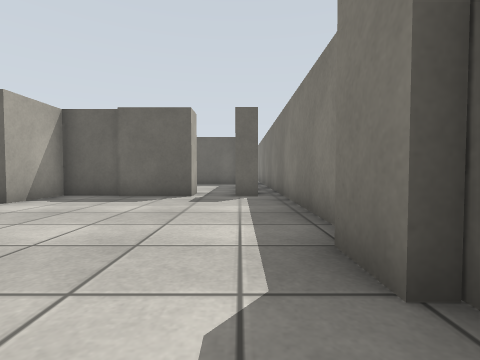
view 1 (above)

19 first-person views from a walk through a world built for the Gazebo simulator. The camera is 0.72 m above the floor, tilts 2° down and sees 85° across. The floor is counted in squares, 1 m on a side. Each view is taken from the middle of a square. On the plan, view 1 faces up. The plan holds only what a view shows up to about 9 squares ahead; the rest is blank. The place goes on beyond the plan. Surface patterns are stand-ins for the level's own textures.

view 2
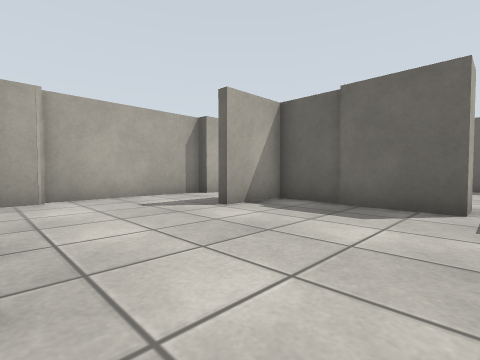

view 3
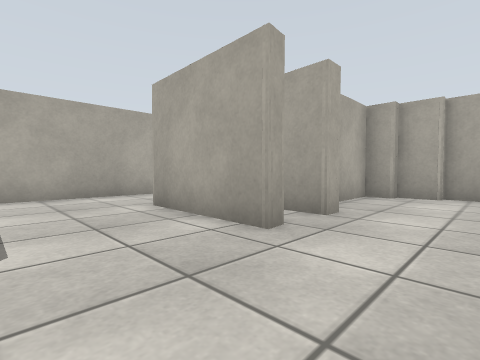

view 4
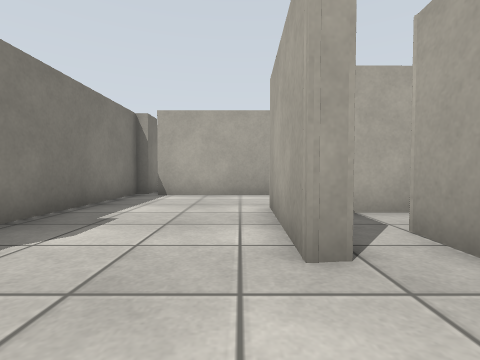

view 5
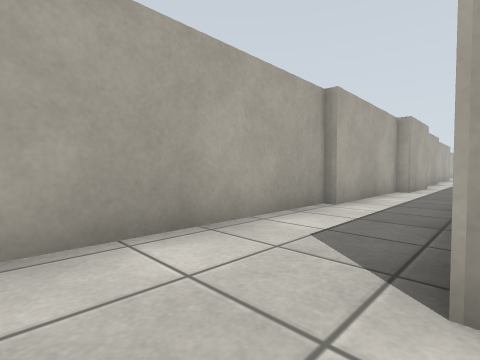

view 6
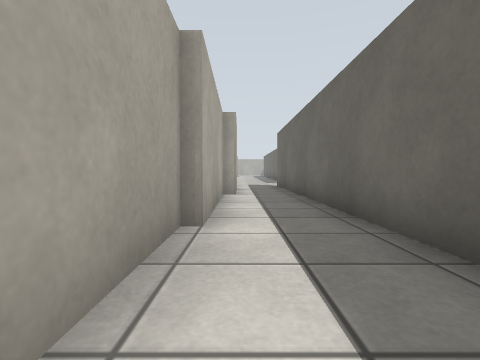

view 7
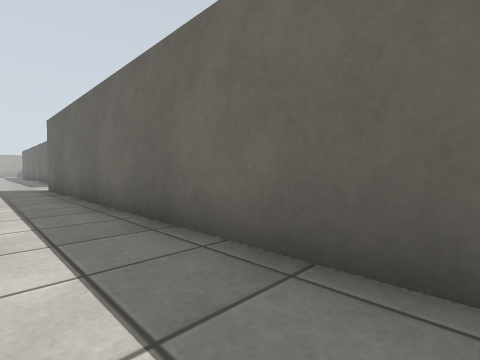

view 8
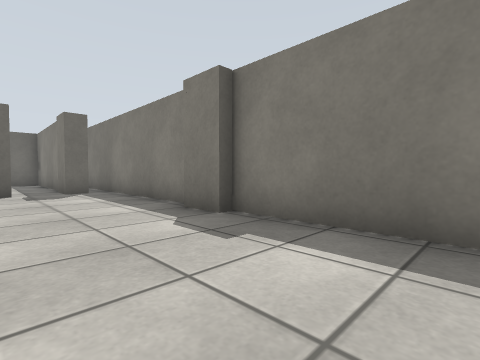

view 9
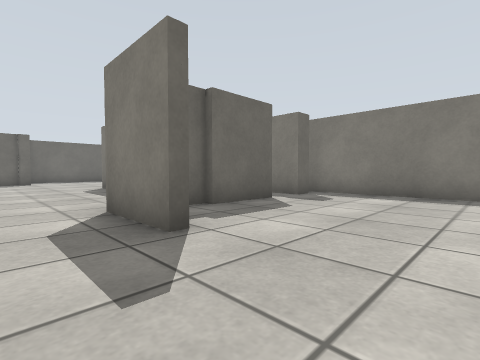

view 10
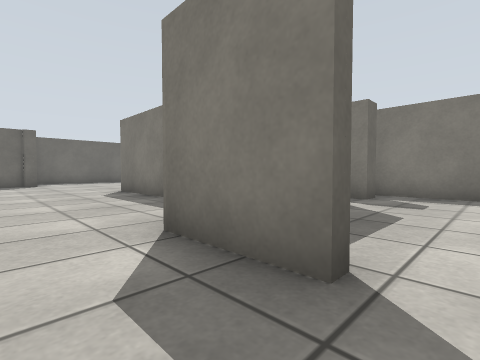

view 11
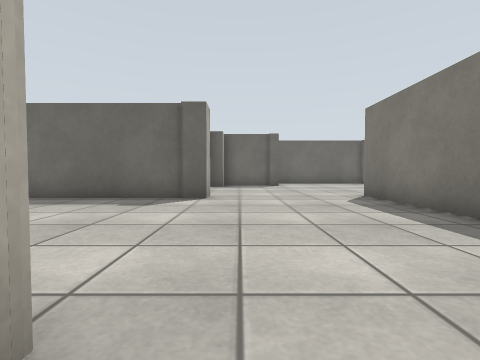

view 12
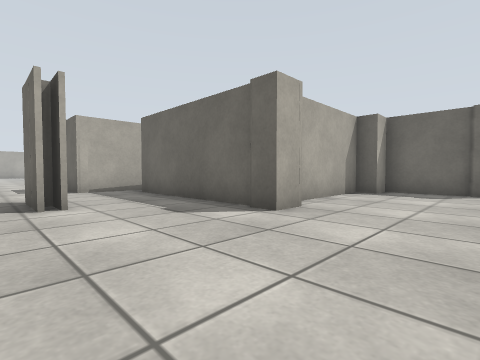

view 13
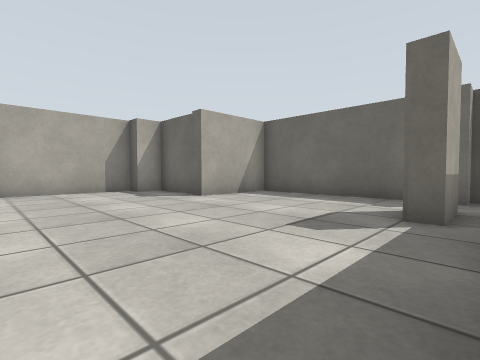

view 14
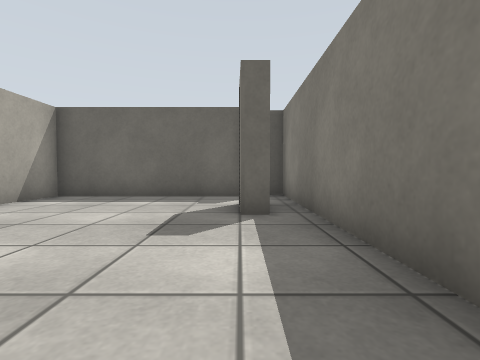

view 15
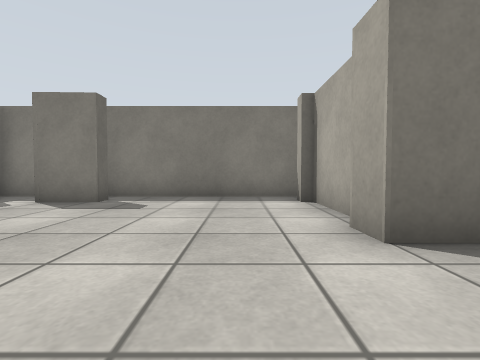

view 16
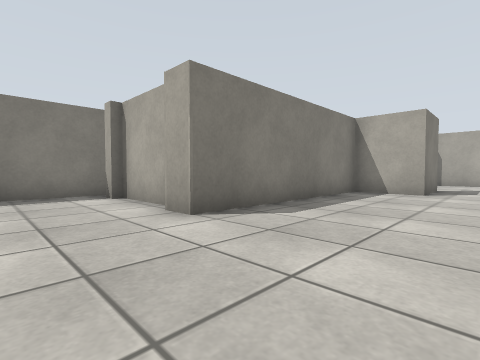

view 17
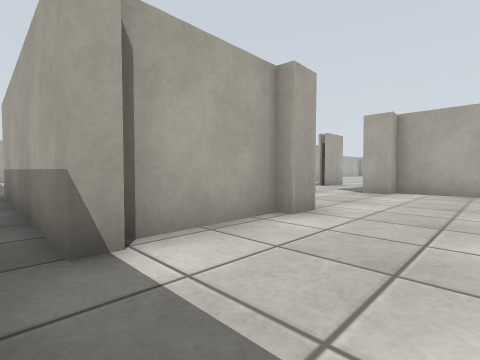

view 18
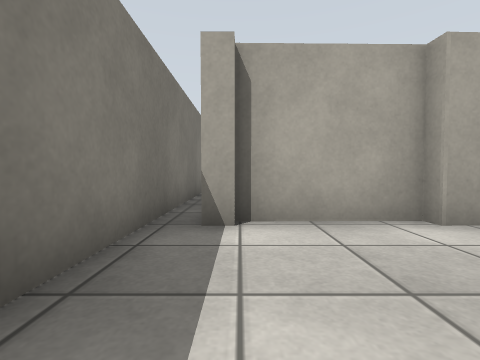

view 19
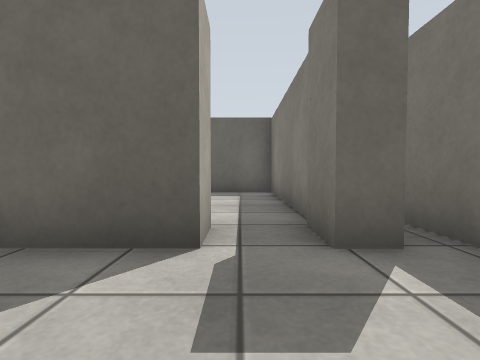

### Floor plan
Ten units are one square. View 1 is at (0, 0); x grows to the right and y downward. Boxes are objects, and circles mark ways between rooms. Rooms are numbered by the first view taken in them; rooms with no view inside come last. Other rooms are left out.
<svg viewBox="-120 -233 138 280">
<path fill="none" stroke="#000" d="M-45 -20 -40 -20M-30 -20 -25 -20 -26 12M-30 -19 -25 -20M-54 -58 -54 -79M-77 -21 -77 -13 -59 -13M-79 -30 -79 -20M-40 12 -105 12M-34 -76 -51 -76 -51 -58M9 -14 9 -25M12 -30 12 -84M-14 -84 -14 -74 -35 -74M-82 -74 -82 -29M5 -74 -1 -74 -1 -86M-78 -81 -78 -74M-65 38 5 38M12 42 12 -15M-110 31 -110 35 -63 35M-27 -142 -1 -143 -1 -146 5 -146 5 -74M-85 -146 -79 -146 -79 -138 -86 -138M-54 -79 -34 -79 -34 -146 -26 -146M5 -208 5 -193 -1 -193 -1 -207M12 -84 13 -228 5 -228 5 -221M0 -224 -51 -224 -51 -197 -80 -197 -80 -188 -84 -188 -84 -140 -106 -140M-1 -86 -1 -130M1 -138 -20 -138"/>
<circle cx="-65" cy="-80" r="3" fill="#2a7"/>
<circle cx="-10" cy="-80" r="3" fill="#2a7"/>
<text x="-40" y="-30">1</text>
<text x="-40" y="-150">2</text>
<text x="-20" y="-110">3</text>
</svg>
Room 1 opens to room 2. Room 1 opens to room 3.

Where each view was taken, in squares from view 1:
view 1: 0 up, 0 right, facing up
view 2: 2 up, 1 left, facing up-left
view 3: 4 up, 0 right, facing down-left
view 4: 4 up, 2 left, facing down
view 5: 1 down, 1 left, facing down-left
view 6: 3 down, 3 left, facing left
view 7: 3 down, 4 left, facing up-left
view 8: 2 down, 2 left, facing up-right
view 9: 3 up, 7 left, facing up-right
view 10: 5 up, 7 left, facing up-right
view 11: 7 up, 7 left, facing up
view 12: 10 up, 5 left, facing up-left
view 13: 15 up, 1 right, facing up-left
view 14: 15 up, 0 right, facing up
view 15: 16 up, 6 left, facing right
view 16: 17 up, 7 left, facing down-right
view 17: 17 up, 1 right, facing down-left
view 18: 18 up, 0 right, facing down
view 19: 5 up, 1 left, facing up
